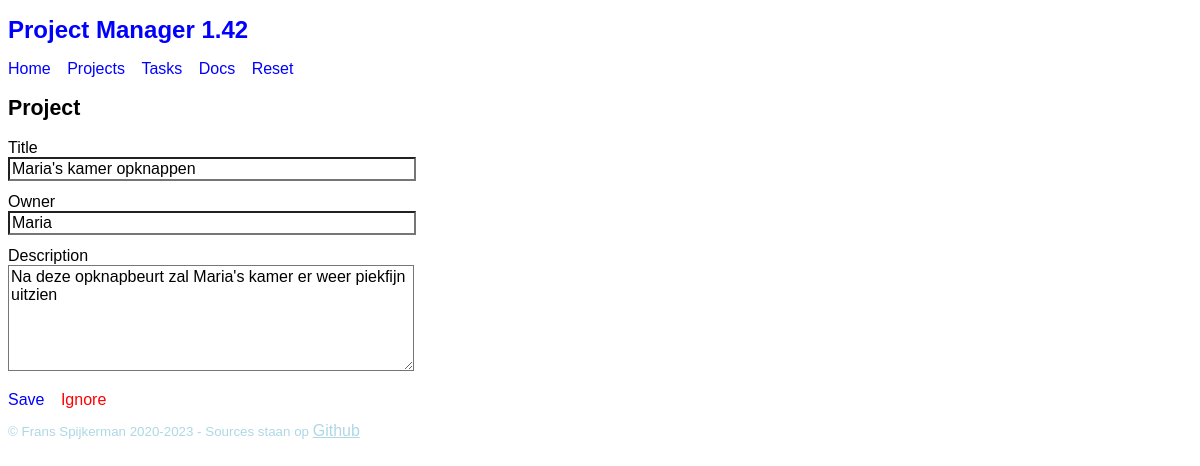
/?view=ProjectEdit&projectId=1, run on the app's committed database.
### tables this page shows
CREATE TABLE `TM1_Project` (
  `projectId` int(11) PRIMARY KEY AUTO_INCREMENT,
  `title` varchar(40) DEFAULT NULL,
  `description` text DEFAULT NULL,
  `owner` varchar(40) DEFAULT NULL
);

### framework/View.php (called while the page is built, shortened)
<?php
abstract class View {
    function __construct() {
        $this->show();
    }
}

### framework/SqlProvider.php (called while the page is built, shortened)
<?php
class SqlProvider {
    private static $pdo = null;
    private function connect($host, $dbname, $user, $pass): void {
        try {
            $dsn = "mysql:dbname=$dbname;host=$host;charset=utf8";
            self::$pdo = new PDO($dsn, $user, $pass, null);
            self::$pdo->setAttribute(PDO::ATTR_ERRMODE, PDO::ERRMODE_EXCEPTION);
        } catch (PDOException $ex) {
            die('SqlProvider connection failed: ' . $ex->getMessage());
        }
    }
    function prepare($sql) {
        return self::$pdo->prepare($sql);
    }
}

### dao/ProjectDAO.php (called while the page is built, shortened)
<?php
require_once 'framework/DAO.php';
require_once 'model/Project.php';
class ProjectDAO extends DAO {
    private static $select = 'SELECT * FROM `TM1_Project`';
    function get(?string $projectId) {
        if (empty($projectId)) {
            return new Project;
        } else {
            $sql = self::$select;
            $sql .= ' WHERE `TM1_Project`.`projectId` = ?';
            return $this->getObjectSql($sql, [$projectId]);
        }
    }
}

### framework/DAO.php (called while the page is built, shortened)
<?php
require_once 'framework/SqlProvider.php';
abstract class DAO extends SqlProvider {
    private $class;
    function __construct($class) {
        $this->class = $class;
    }
    protected function getObjectSql($sql, $args = []): ?Model {
        $this->stmt = $this->prepare($sql);
        $this->stmt->execute($args);
        return $this->stmt->fetchObject($this->class) ?: null;
    }
}

### model/Project.php (called while the page is built, shortened)
<?php
class Project extends Model
{
    protected $title = '';
    protected $description = '';
    protected $owner = '';
    function getTitle()
    {
        return $this->title;
    }
    function getDescription()
    {
        return $this->description;
    }
    function getOwner()
    {
        return $this->owner;
    }
}

### view/ProjectEdit.php (the view, shortened to what this page needs)
<?php
require_once 'framework/View.php';
require_once 'dao/ProjectDAO.php';
class ProjectEdit extends View {
    function show() {
        $projectId = filter_input(INPUT_GET, 'projectId');
        $projectDAO = new ProjectDAO;
        $project = $projectDAO->get($projectId);
        ?>
        <h2>Project</h2>
        <form id="project" method="post" action="?controller=ProjectController&action=save">
            <label>Title<input name="title" value="<?= $project->getTitle() ?>"></label>
            <label>Owner<input name="owner" value="<?= $project->getOwner() ?>"></label>
            <label>Description<textarea name="description"><?= $project->getDescription() ?></textarea></label>
        </form>
        <nav>
            <button form="project" type="submit">Save</button>
            <a href="?view=ProjectList">Ignore</a>
        </nav>
        <?php
    }
}
new ProjectEdit;

### style/style.css (style rules this page uses)
* { font-family: sans-serif; font-size: 12pt; }
h2 { font-size: 16pt; }
nav { margin-top: 10px; margin-bottom: 10px; }
nav a, nav button { display: inline-block; text-decoration: none; margin: 0 12px 0 0; color: blue; }
nav button { border: 0; background-color: white; padding: 0; }
main nav a { color: red; }
form { margin-bottom: 20px; }
form label { display: block; margin-bottom: 12px; }
form label input { display: block; background-color: white; width: 400px; }
form label textarea { display: block; background-color: white; height: 100px; width: 400px; }

### data on the page
tm1_project: title "Maria's kamer opknappen", owner "Maria", description "Na deze opknapbeurt zal Maria's kamer er weer piekfijn uitzien"

### other printed values
$title "Project Manager 1.42"
$menu_item "Home"
$menu_item "Projects"
$menu_item "Tasks"
$menu_item "Docs"
$menu_item "Reset"
